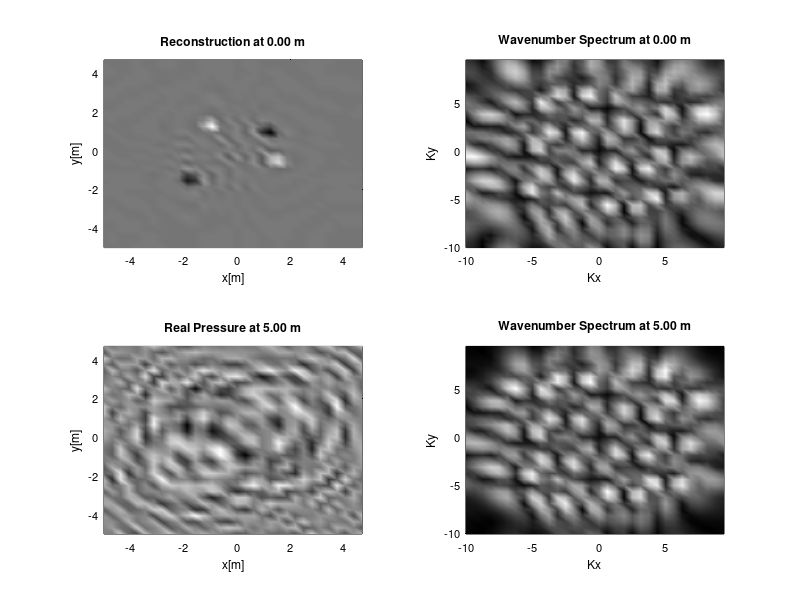

This chart was generated by the following MATLAB code:
% point source field planes
% reconstruction of quadrapole field at z1
% from measurement at z2
% transfer fcn method

f=700;
%f=1024;     % increase f restores resolution
c=344;
k=2*pi*f/c;

z1=.001;	% reconstruction planes
z2=5;       % measurement plane
%z2=1.0;

xwidth=10;
ywidth=10;
npts=64;
npts=32;
dx=xwidth/npts;
dy=ywidth/npts;

% plane grid
[X Y]=meshgrid(-xwidth/2:dx:xwidth/2-dx,-ywidth/2:dy:ywidth/2-dy);

R1=(z1^2 + X.^2 + Y.^2).^.5;	% ranges to x-y grid at z1
R2=(z2^2 + X.^2 + Y.^2).^.5;

j=sqrt(-1);
P1=exp(-j.*k.*R1)./(4.*pi.*R1);	% complex field on plane 1
P2=exp(-j.*k.*R2)./(4.*pi.*R2);


% wavenumber params
kxs=npts/xwidth;
kys=npts/ywidth;
dkx=2*pi*kxs/npts;
dky=2*pi*kys/npts;

[KX KY]=meshgrid(-pi*kxs:dkx:pi*kxs-dkx,-pi*kys:dky:pi*kys-dky);

P1F=fftshift(fft2(P1));
P2F=fftshift(fft2(P2));

% point source transfer function
HF=P1F./P2F;	

% quadrapole sources
xqp=[1.2 -1 -1.8 1.5];
yqp=[1 1.3 -1.5 -.5];

%xqp=[1 -1 -1 1];
%yqp=[1 1 -1 -1];   % equally spaces sources

pzq=[pi 0 pi 0];

QP1=zeros(size(P1));	% actual field
QP2=zeros(size(P2));	% measurement field
RQP1=zeros(size(P1));	% reconstructed field

for n=1:4,
	R1=(z1^2 + (X-xqp(n)).^2 + (Y-yqp(n)).^2).^.5;
	R2=(z2^2 + (X-xqp(n)).^2 + (Y-yqp(n)).^2).^.5;

	QP1=QP1+exp(j*pzq(n)).*exp(-j.*k.*R1)./(4.*pi.*R1);
	QP2=QP2+exp(j*pzq(n)).*exp(-j.*k.*R2)./(4.*pi.*R2);
end;

QP2F=fftshift(fft2(QP2));	% measuremnt wavenumber field

QP1F=HF.*QP2F;	% reconstruction
RQP1=ifft2(fftshift(QP1F));


% check
figure(1);

set(gcf,'color','w');

title1=sprintf('Real Pressure at %.2f m',z2);
subplot(2,2,3),pcolor(X,Y,real(QP2));
%axis([-6 6 -6 6]);
set(gca,'color','w');
set(gca,'xcolor','k');
set(gca,'ycolor','k');
set(gca,'fontsize',8);
colormap(gray);
shading interp;
title(title1,'color','k');
xlabel('x[m]','color','k');
ylabel('y[m]','color','k');

title2=sprintf('Reconstruction at %.2f m',z1);
subplot(2,2,1),pcolor(X,Y,real(RQP1));
%axis([-6 6 -6 6]);
set(gca,'color','w');
set(gca,'xcolor','k');
set(gca,'ycolor','k');
set(gca,'fontsize',8);
shading interp;
title(title2,'color','k');
xlabel('x[m]','color','k');
ylabel('y[m]','color','k');

title3=sprintf('Wavenumber Spectrum at %.2f m',z2);
subplot(2,2,4),pcolor(KX,KY,abs(QP2F));
%axis([-25 25 -25 25]);
set(gca,'color','w');
set(gca,'xcolor','k');
set(gca,'ycolor','k');
set(gca,'fontsize',8);
colormap(gray);
shading interp;
title(title3,'color','k');
xlabel('Kx','color','k');
ylabel('Ky','color','k');

title4=sprintf('Wavenumber Spectrum at %.2f m',z1);
subplot(2,2,2),pcolor(KX,KY,abs(QP1F));
%axis([-25 25 -25 25]);
set(gca,'color','w');
set(gca,'xcolor','k');
set(gca,'ycolor','k');
set(gca,'fontsize',8);
colormap(gray);
shading interp;
title(title4,'color','k');
xlabel('Kx','color','k');
ylabel('Ky','color','k');

